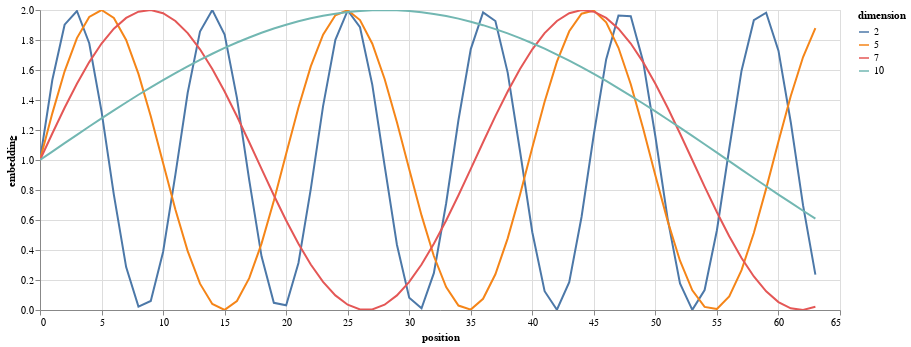

Notebook code cell kept with this figure:
### Code cell
# using the visualisation shown in annotated transformer notebook
import pandas as pd
import altair as alt


def example_positional(y):
    data = pd.concat(
        [
            pd.DataFrame(
                {
                    "embedding": y[0, :, dim].cpu().numpy(),
                    "dimension": dim,
                    "position": list(range(max_seq_len)),
                }
            )
            for dim in [2, 5, 7, 10]
        ]
    )

    return (
        alt.Chart(data)
        .mark_line()
        .properties(width=800)
        .encode(x="position", y="embedding", color="dimension:N")
        .interactive()
    )
    
example_positional(y=pe)

### Figure 1 — Vega-Lite specification as saved in the notebook (floating-point values rounded to 4 significant figures; data arrays with more than 128 entries replaced by an {"elided": "..."} marker saying what was removed)
{"config": {"view": {"continuousWidth": 300, "continuousHeight": 300}}, "data": {"name": "data-7065d34754ea49dacaa4a52e7913a865"}, "mark": {"type": "line"}, "encoding": {"color": {"field": "dimension", "type": "nominal"}, "x": {"field": "position", "type": "quantitative"}, "y": {"field": "embedding", "type": "quantitative"}}, "params": [{"name": "param_1e9efca18e7a2868", "select": {"type": "interval", "encodings": ["x", "y"]}, "bind": "scales"}], "width": 800, "$schema": "https://vega.github.io/schema/vega-lite/v6.1.0.json", "datasets": {"data-7065d34754ea49dacaa4a52e7913a865": {"elided": "256 records"}}}
